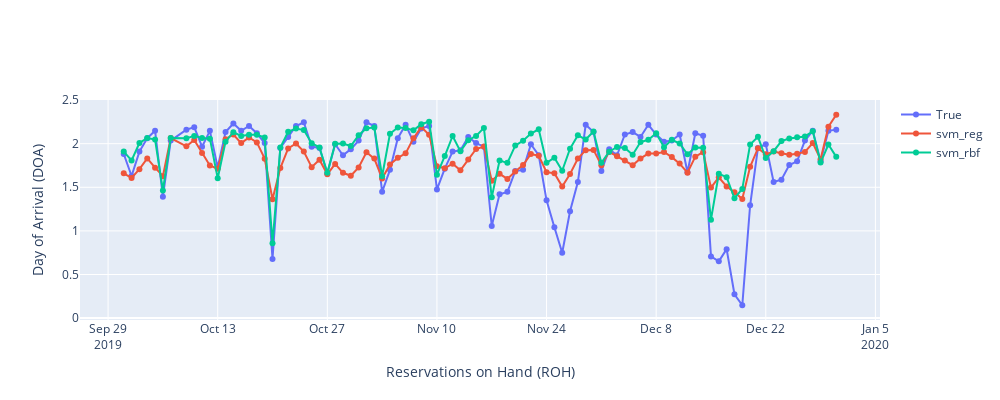

The cell this chart's notebook holds for it:
### Code cell
fig = go.Figure()
fig.add_trace(go.Scatter(x=test.index, y=test[0],mode='markers+lines',name='True'))
fig.add_trace(go.Scatter(x=test.index, y=test['svm_reg'],mode='markers+lines',name='svm_reg'))
fig.add_trace(go.Scatter(x=test.index, y=test['svm_rbf'],mode='markers+lines',name='svm_rbf'))

fig.update_layout(autosize=False,width=1000,height=400,xaxis_title="Reservations on Hand (ROH)",yaxis_title="Day of Arrival (DOA)")
fig.show()
